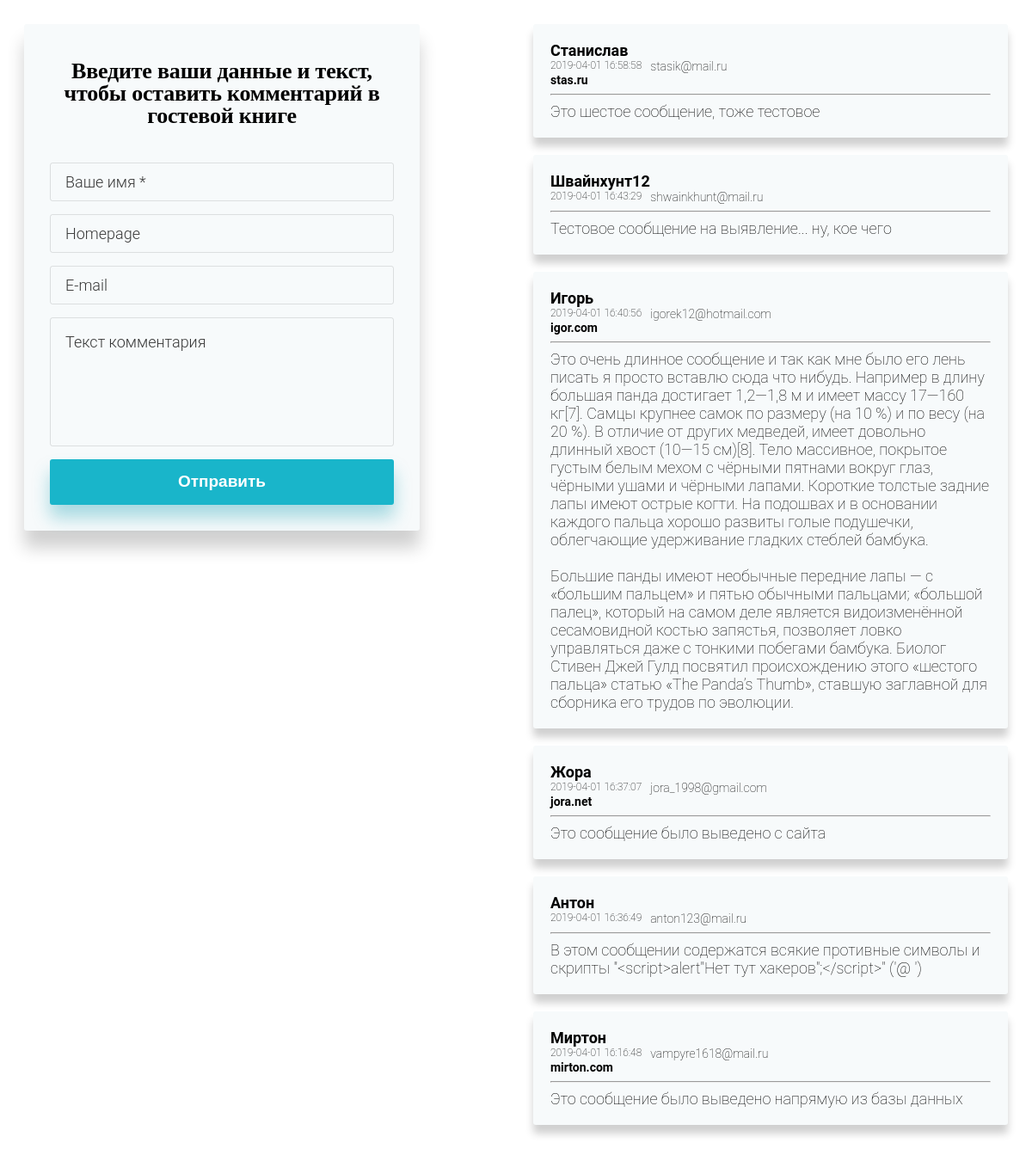
The page / on the database its author committed.
### tables this page shows
CREATE TABLE `gb` (
  `id` int(10) UNSIGNED NOT NULL,
  `name` varchar(255) NOT NULL,
  `email` varchar(255) NOT NULL,
  `homepage` varchar(255) NOT NULL,
  `text` text NOT NULL,
  `date` timestamp NOT NULL DEFAULT current_timestamp()
);

### funcs.php (called while the page is built, shortened)
<?php
function get_mess(){
	global $db;
	$query = "SELECT * FROM gb ORDER BY id DESC";
	$res = mysqli_query($db, $query);
	return mysqli_fetch_all($res, MYSQLI_ASSOC);
}

### index.php (the view, shortened to what this page needs)
<?php
require 'connect.php';
require 'funcs.php';
$messages = get_mess();
?>
<!DOCTYPE html>
<html lang="en">
<head>
	<link rel="stylesheet" type="text/css" href="style.css">
</head>
<body>
<div class="some-form">
  <form action="index.php" method="post" class="form">
    <div class="some-form__header title">Введите ваши данные и текст, чтобы оставить комментарий в гостевой книге</div>
    <div class="some-form__line">
      <input type="text" name="name" id="name" placeholder="Ваше имя *" required>
    </div>
    <div class="some-form__line">
      <input type="text" name="homepage" id="homepage" placeholder="Homepage">
    </div>
    <div class="some-form__line">
      <input type="email" name="email" placeholder="E-mail" required>
    </div>
    <div class="some-form__line">
    	<textarea type="text" name="text" id="text" placeholder="Текст комментария" required></textarea>
    </div>
    <div class="some-form__submit">
      <input type="submit" value="Отправить" class="button button_submit button_wide">
    </div>
  </form>
</div>
<div class="messages-form">
	<?php if(!empty($messages)): ?>
		<?php foreach ($messages as $message): ?>
			<div class="messages">
				<div style="font: 600 18px 'Roboto', sans-serif;"><?=nl2br(htmlspecialchars($message['name']))?></div>
				<div style="font: 200 12px 'Roboto'; float: left; padding-right: 10px"><?=$message['date']?></div>
				<div style="font: 200 14px 'Roboto'"><?=nl2br(htmlspecialchars($message['email']))?></div>
				<div style="font: 600 14px 'Roboto'"><?=nl2br(htmlspecialchars($message['homepage']))?></div>
				<hr>
				<div style="font: 200 18px 'Roboto'"><?=nl2br(htmlspecialchars($message['text']))?></div>
			</div>
		<?php endforeach; ?>
	<?php endif; ?>
</div>
</body>
</html>

### style.css (style rules this page uses)
* { -webkit-box-sizing: border-box; -moz-box-sizing: border-box; box-sizing: border-box; }
input[type="text"], input[type="homepage"], input[type="email"] { display: block; padding: 0 17px; width: 100%; height: 45px; line-height: 45px; font: 600 18px 'Roboto', sans-serif; color: #000; background: transparent; border: 1px solid rgba(0,0,0,.11); border-radius: 3px; -webkit-transition: all .3s ease; -o-transition: all .3s ease; transition: all .3s ease; }
textarea[type="text"] { resize: none; display: block; padding: 0 17px; padding-top: 17px; width: 100%; height: 150px; line-height: 45px; font: 100 18px 'Roboto', sans-serif; color: #000; background: transparent; border: 1px solid rgba(0,0,0,.11); border-radius: 3px; -webkit-transition: all .3s ease; -o-transition: all .3s ease; transition: all .3s ease; }
.some-form { width: 50%; margin: 20px auto; float: left; position: fixed; }
.form { margin-left: 20px; padding: 30px; background: #f7fafb; color: #000; border-radius: 3px; -webkit-box-shadow: 0 20px 20px rgba(0,0,0,.19); -moz-box-shadow: 0 20px 20px rgba(0,0,0,.19); box-shadow: 0 20px 20px rgba(0,0,0,.19); }
.some-form__header { margin-bottom: 41px; padding-top: 12px; font-size: 26px; line-height: 1; letter-spacing: -0.2px; text-align: center; }
.some-form__line { display: block; position: relative; margin-bottom: 15px; }
.messages-form { width: 50%; margin: 20px auto; float: left; }
.messages { margin-bottom: 20px; margin-left: 20px; margin-right: 20px; padding: 20px; background: #f7fafb; color: #000; border-radius: 3px; -webkit-box-shadow: 0 10px 10px rgba(0,0,0,.19); -moz-box-shadow: 0 10px 10px rgba(0,0,0,.19); box-shadow: 0 10px 10px rgba(0,0,0,.19); }
.title { font-weight: bold; }
.button { display: inline-block; padding: 14px 15px 16px; text-align: center; font-weight: 600; line-height: 1; background: #19b5ca; color: #fff; border: 2px solid #19b5ca; -webkit-border-radius: 3px; -moz-border-radius: 3px; border-radius: 3px; -webkit-box-shadow: 0 20px 43px rgba(18,159,178,.35); -moz-box-shadow: 0 20px 43px rgba(18,159,178,.35); box-shadow: 0 15px 20px rgba(18,159,178,.35); -webkit-transition: all .3s ease; -o-transition: all .3s ease; transition: all .3s ease; }
.button_wide { width: 100%; }
.button_submit { font-size: 19px; }
@media (max-width: 1299px) { .some-form { width: 40%; } }

### rows shown on the page
gb: name "Станислав", date "2019-04-01 16:58:58", email "stasik@mail.ru", homepage "stas.ru", text "Это шестое сообщение, тоже тестовое"
gb: name "Швайнхунт12", date "2019-04-01 16:43:29", email "shwainkhunt@mail.ru", text "Тестовое сообщение на выявление... ну, кое чего"
gb: name "Игорь", date "2019-04-01 16:40:56", email "igorek12@hotmail.com", homepage "igor.com", text "Это очень длинное сообщение и так как мне было его лень писать я просто вставлю сюда что нибудь. Например в длину большая панда достигает 1,2—1,8 м и имеет массу 17—160 кг[7]. Самцы крупнее самок по размеру (на 10 %) и по весу (на 20 %). В отличие от других медведей, имеет довольно длинный хвост (10—15 см)[8]. Тело массивное, покрытое густым белым мехом с чёрными пятнами вокруг глаз, чёрными ушами и чёрными лапами. Короткие толстые задние лапы имеют острые когти. На подошвах и в основании каждого пальца хорошо развиты голые подушечки, облегчающие удерживание гладких стеблей бамбука. Большие панды имеют необычные передние лапы — с «большим пальцем» и пятью обычными пальцами; «большой палец»,…"
gb: name "Жора", date "2019-04-01 16:37:07", email "jora_1998@gmail.com", homepage "jora.net", text "Это сообщение было выведено с сайта"
gb: name "Антон", date "2019-04-01 16:36:49", email "anton123@mail.ru", text "В этом сообщении содержатся всякие противные символы и скрипты \"<script>alert\"Нет тут хакеров\";</script>\" ('@ ')"
gb: name "Миртон", date "2019-04-01 16:16:48", email "vampyre1618@mail.ru", homepage "mirton.com", text "Это сообщение было выведено напрямую из базы данных"
